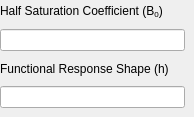
          <widget class="QWidget" name="page_12">
           <widget class="QWidget" name="layoutWidget_16">
            <property name="geometry">
             <rect>
              <x>0</x>
              <y>0</y>
              <width>185</width>
              <height>108</height>
             </rect>
            </property>
            <layout class="QVBoxLayout" name="verticalLayout_23">
             <item>
              <widget class="QLabel" name="label_2">
               <property name="text">
                <string>&lt;html&gt;&lt;head/&gt;&lt;body&gt;&lt;p&gt;Half Saturation Coefficient (B&lt;span style=&quot; vertical-align:sub;&quot;&gt;0&lt;/span&gt;)&lt;/p&gt;&lt;/body&gt;&lt;/html&gt;</string>
               </property>
               <property name="alignment">
                <set>Qt::AlignLeading|Qt::AlignLeft|Qt::AlignVCenter</set>
               </property>
              </widget>
             </item>
             <item>
              <widget class="QLineEdit" name="B0_Input"/>
             </item>
             <item>
              <widget class="QLabel" name="label_3">
               <property name="text">
                <string>Functional Response Shape (h)</string>
               </property>
               <property name="alignment">
                <set>Qt::AlignLeading|Qt::AlignLeft|Qt::AlignVCenter</set>
               </property>
              </widget>
             </item>
             <item>
              <widget class="QLineEdit" name="h_Input"/>
             </item>
            </layout>
           </widget>
          </widget>
